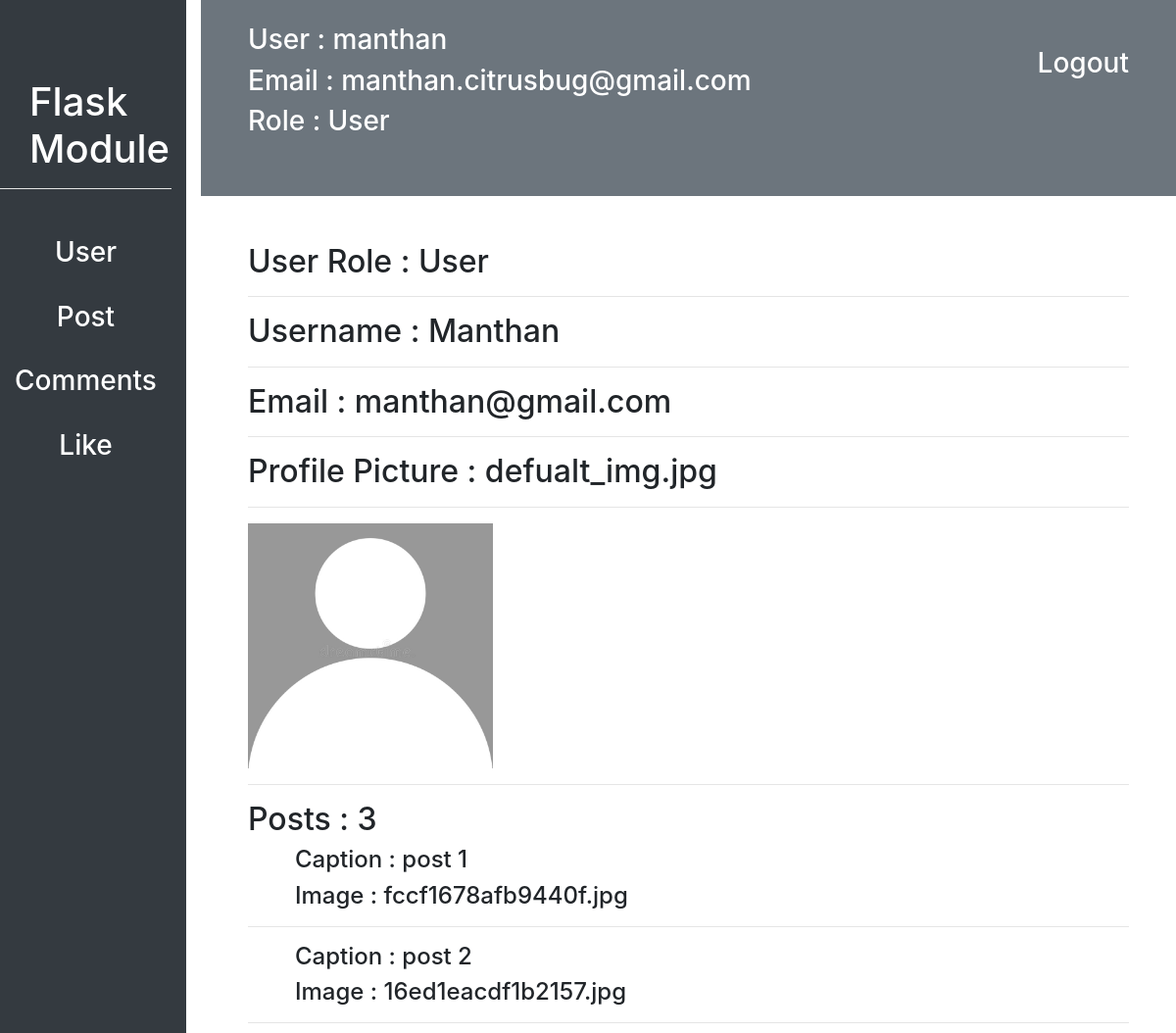
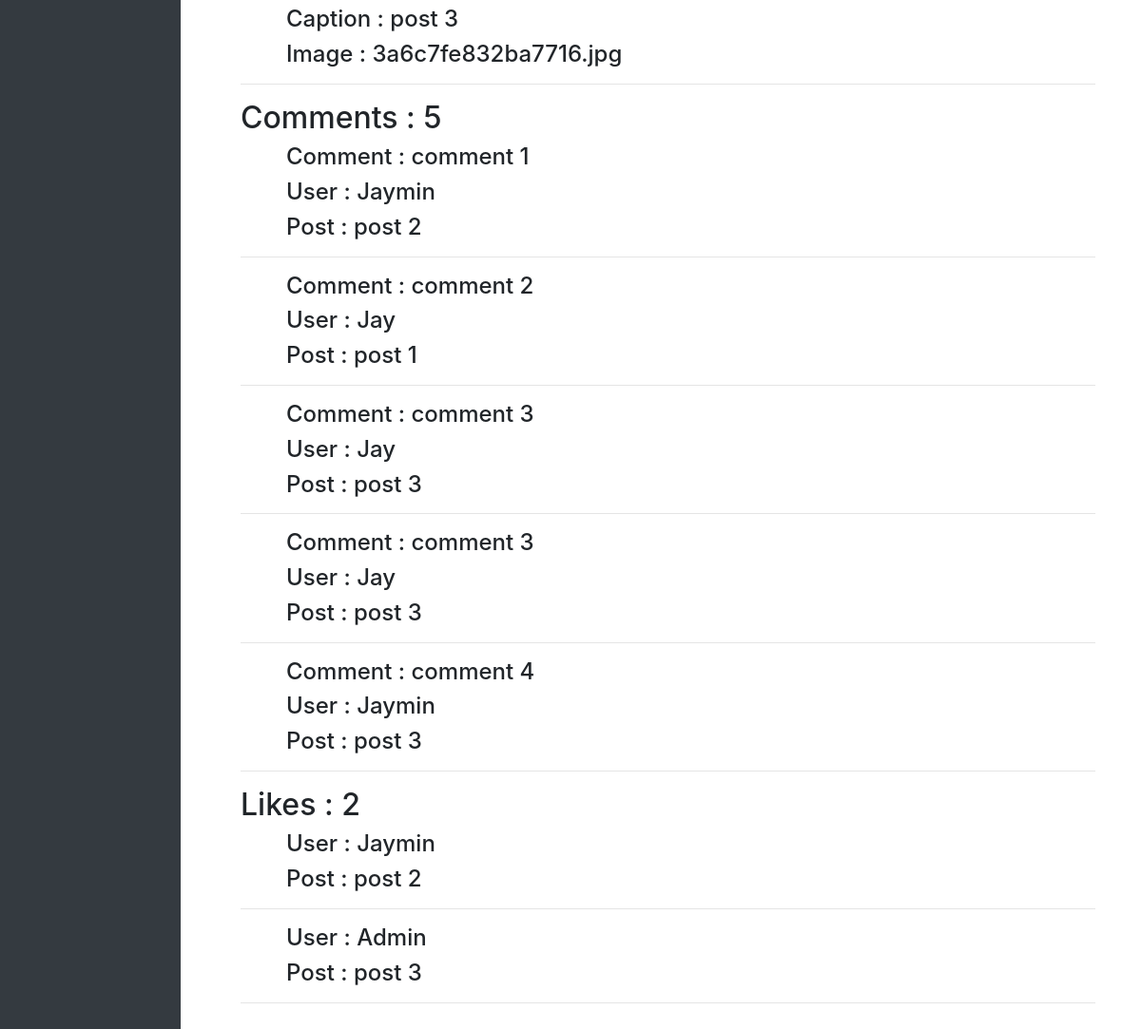
The page /customadmin/1/user_detail (signed in) on the database its author committed (2 pictures, top to bottom).
### flask_module/user/models.py (models this page shows, shortened)
class User(db.Model, UserMixin):
    id = db.Column(db.Integer, primary_key=True)
    username = db.Column(db.String(20), unique=True, nullable=False)
    email = db.Column(db.String(30), unique=True, nullable=False)
    profile_picture = db.Column(db.String(70), nullable=False, default="defualt_img.jpg")
    password = db.Column(db.String(15), nullable=False)
    like = db.relationship("Likes", backref="user", lazy=True, cascade = "all, delete, delete-orphan", )
    post = db.relationship("Post", backref="user", lazy=True, cascade = "all, delete, delete-orphan", )
    comment = db.relationship("Comments", backref="user", lazy=True, cascade = "all, delete, delete-orphan", )
    following = db.relationship("User",
                    secondary=connected_user,
                    primaryjoin=id==connected_user.c.parent_id,
                    secondaryjoin=id==connected_user.c.children_id,
                    backref="followed_by")
    role_id = db.Column(db.Integer, db.ForeignKey("role.id"), nullable=False)

class Role(db.Model):
    id = db.Column(db.Integer, primary_key=True)
    name = db.Column(db.String(20), unique=True, nullable=False)
    user = db.relationship("User", backref="role")

### flask_module/posts/models.py (models this page shows, shortened)
class Post(db.Model):
    id = db.Column(db.Integer, primary_key=True)
    image = db.Column(db.String(70), nullable=False)
    caption = db.Column(db.String(20), nullable=False)
    created_at = db.Column(db.DateTime, nullable=False, default=datetime.now())
    user_id = db.Column(db.Integer, db.ForeignKey("user.id"), nullable=False)
    comment = db.relationship("Comments", backref="post", lazy=True, cascade = "all, delete, delete-orphan", )
    likes = db.relationship("Likes", backref="post", lazy=True, cascade = "all, delete, delete-orphan", )

class Comments(db.Model):
    id = db.Column(db.Integer, primary_key=True)
    user_id = db.Column(db.Integer, db.ForeignKey("user.id"), nullable=False)
    post_id = db.Column(db.Integer, db.ForeignKey("post.id"), nullable=False)
    comment = db.Column(db.String(200), nullable=True)

class Likes(db.Model):
    id = db.Column(db.Integer, primary_key=True)
    user_id = db.Column(db.Integer, db.ForeignKey("user.id"), nullable=False)
    post_id = db.Column(db.Integer, db.ForeignKey("post.id"), nullable=False)

### flask_module/customadmin/routes.py (the view)
@customadmin.route("/customadmin/<int:user_id>/user_detail")
@login_required
def user_detail(user_id):
    user = User.query.filter_by(id=user_id).first()
    return render_template("customadmin/users/user_detail.html", user=user)

### flask_module/customadmin/routes.py (called while the page is built)
def login_required(f):
    @wraps(f)
    def decorated_function(*args, **kwargs):
        if current_user.is_authenticated is False:
            return redirect(url_for('customadmin.login'))
        return f(*args, **kwargs)
    return decorated_function

### flask_module/user/models.py (called while the page is built)
@login_manager.user_loader
def load_user(user_id):
    return User.query.filter_by(id=int(user_id)).first()

### flask_module/templates/customadmin/users/user_detail.html
{% extends "customadmin/dashboard.html" %}
{% block contant %}
<div class="m-5">
    <h2>User Role : {{user.role.name}}</h2>
    <hr>
    <h2>Username : {{user.username}}</h2>
    <hr>
    <h2>Email : {{user.email}}</h2>
    <hr>
    <h2>Profile Picture : {{user.profile_picture}}</h2>
    <hr>
    <img src="{{ url_for('static', filename='images/'+user.profile_picture) }}" alt="" style="height: 250px;">
    <hr>
    <h2>Posts : {{user.post|length}}</h2>
    {% for post in user.post %}
        <h4 class="ml-5">Caption : {{post.caption}}</h4>
        <h4 class="ml-5">Image : {{post.image}}</h4>
        <hr>
    {% endfor %}
    <h2>Comments : {{user.comment|length}}</h2>
    {% for comment in user.comment %}
        <h4 class="ml-5">Comment : {{comment.comment}}</h4>
        <h4 class="ml-5">User : {{comment.post.user.username}}</h4>
        <h4 class="ml-5">Post : {{comment.post.caption}}</h4>
        <hr>
    {% endfor %}
    <h2>Likes : {{user.like|length}}</h2>
    {% for like in user.like %}
        <h4 class="ml-5">User : {{like.post.user.username}}</h4>
        <h4 class="ml-5">Post : {{like.post.caption}}</h4>
        <hr>
    {% endfor %}
</div>
{% endblock contant %}

### flask_module/templates/customadmin/dashboard.html (shortened to what this page needs)
<!DOCTYPE html>
<html lang="en">
<head>
    <link rel="stylesheet" href="{{ url_for('static', filename='css/bootstrap.css') }}">
    <link rel="stylesheet" href="{{url_for('static', filename="css/datatable.css")}}">
    <link rel="stylesheet" href="{{url_for('static', filename="css/datatable.min.css")}}">
</head>
<body>
    <div class="row" id="sidebar">
        <div class="col bg-dark">
            <div id="module-title">
                <h1 class="text-white">Flask Module</h1>
            </div>
            <hr style="background: white">
            <div class="mt-5 text-center">
                <a href="{{url_for('customadmin.dashboard', username=current_user.username)}}"><h3 class="text-white">User</h3></a><br>
                <a href="{{url_for('customadmin.post_list')}}"><h3 class="text-white">Post</h3></a><br>
                <a href="{{url_for('customadmin.comments_list')}}"><h3 class="text-white">Comments</h3></a><br>
                <a href="{{url_for('customadmin.like_list')}}"><h3 class="text-white">Like</h3></a><br>
            </div>
        </div>
        <div class="col-10">
            <div id="navbar" class="bg-secondary">
                <a href="{{url_for('customadmin.logout')}}"><h3 class="float-right px-5 pt-5 text-white">Logout</h3></a>
                <h3 class="text-white pt-4 px-5">User : {{current_user.username}}</h3>
                <h3 class="text-white px-5">Email : {{current_user.email}}</h3>
                <h3 class="text-white px-5">Role : {{current_user.role.name}}</h3>
            </div>
            {% block contant %}{% endblock contant %}
        </div>
    </div>
</body>
</html>

### flask_module/templates/customadmin/dashboard.html (style rules this page uses)
#sidebar { height: 900px; }
#module-title { margin-top: 80px; margin-left: 30px; }
#navbar { height: 200px; }

### rows shown on the page
User: username "manthan", email "manthan.citrusbug@gmail.com"
Role: role.name "User"
User: username "Manthan", email "manthan@gmail.com", profile_picture "defualt_img.jpg", profile_picture (picture)
Post: caption "post 1", image "fccf1678afb9440f.jpg"
Post: caption "post 2", image "16ed1eacdf1b2157.jpg"
Post: caption "post 3", image "3a6c7fe832ba7716.jpg"
Comments: comment "comment 1", post.user.username "Jaymin", post.caption "post 2"
Comments: comment "comment 2", post.user.username "Jay", post.caption "post 1"
Comments: comment "comment 3", post.user.username "Jay", post.caption "post 3"
Comments: comment "comment 3", post.user.username "Jay", post.caption "post 3"
Comments: comment "comment 4", post.user.username "Jaymin", post.caption "post 3"
Likes: post.user.username "Jaymin", post.caption "post 2"
Likes: post.user.username "Admin", post.caption "post 3"

### other values the page prints
{{ user.post|length }} "3"
{{ user.comment|length }} "5"
{{ user.like|length }} "2"
